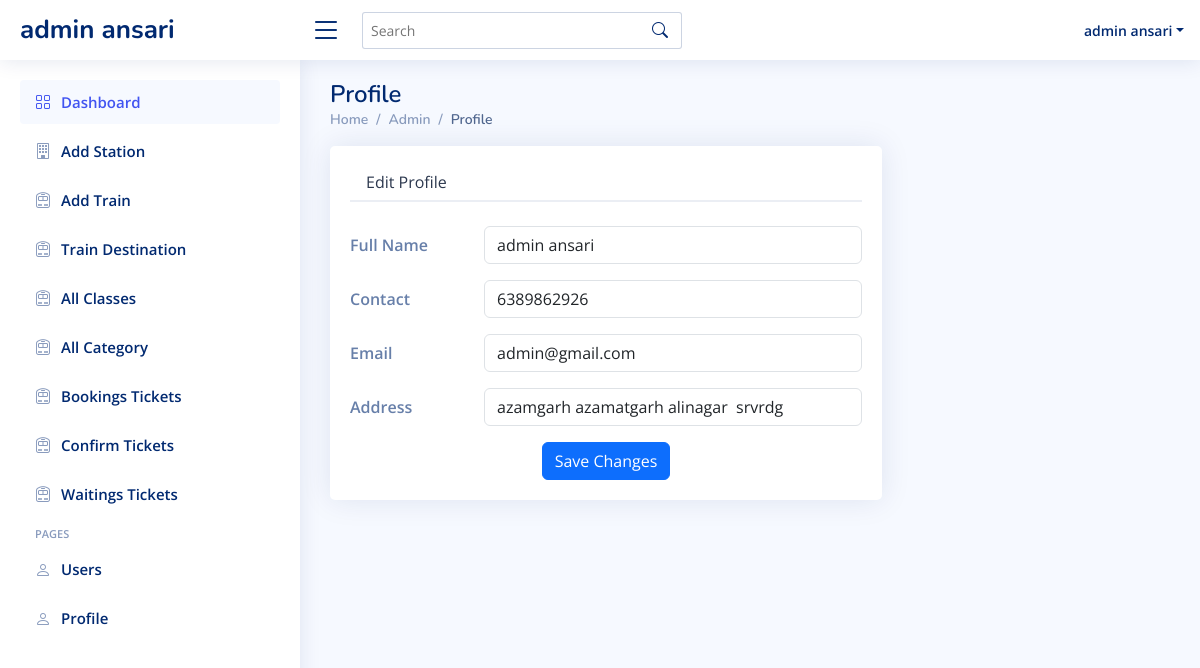
The page /admin/users-profile.php (signed in) on the database its author committed.
### tables this page shows
CREATE TABLE `users` (
  `id` int NOT NULL,
  `name` varchar(255) NOT NULL,
  `email` varchar(255) NOT NULL,
  `contact` varchar(255) NOT NULL,
  `address` varchar(255) NOT NULL,
  `gender` varchar(255) NOT NULL,
  `password` varchar(255) NOT NULL,
  `role` enum('admin','user') DEFAULT 'user',
  `created_at` timestamp NULL DEFAULT CURRENT_TIMESTAMP,
  `updated_at` timestamp NULL DEFAULT CURRENT_TIMESTAMP ON UPDATE CURRENT_TIMESTAMP
);

### admin/users-profile.php (the view, shortened to what this page needs)
<?php
include '../assets/inc/conn.php';
$user_id = $_SESSION['user_id'];
$sql = "SELECT * FROM users WHERE id = ?";
$stmt = $conn->prepare($sql);
$stmt->bind_param("i", $user_id);
$stmt->execute();
$result = $stmt->get_result();
$user = $result->fetch_assoc();
?>
<?php
    include 'assets/layout/header.php'
?>
<?php
    include 'assets/layout/sidebar.php'
?>
  <main id="main" class="main">
    <div class="pagetitle">
      <h1>Profile</h1>
      <nav>
        <ol class="breadcrumb">
          <li class="breadcrumb-item"><a href="index.php">Home</a></li>
          <li class="breadcrumb-item">Admin</li>
          <li class="breadcrumb-item active">Profile</li>
        </ol>
      </nav>
    </div>
    <section class="section profile">
      <div class="row">
        <div class="col-xl-8">
          <div class="card">
            <div class="card-body pt-3">
              <ul class="nav nav-tabs nav-tabs-bordered">
                <li class="nav-item">
                  <button class="nav-link" data-bs-toggle="tab" data-bs-target="#profile-edit">Edit Profile</button>
                </li>
              </ul>
              <div class="tab-content pt-2">
                <div class="tab-pane fade  show active profile-edit pt-3" id="profile-edit">
                  <form method="POST">
                    <div class="row mb-3">
                      <label for="fullName" class="col-md-4 col-lg-3 col-form-label">Full Name</label>
                      <div class="col-md-8 col-lg-9">
                        <input name="name" type="text" class="form-control" id="name" value="<?php echo htmlspecialchars($user['name']); ?>">
                      </div>
                    </div>
                    <div class="row mb-3">
                      <label for="company" class="col-md-4 col-lg-3 col-form-label">Contact</label>
                      <div class="col-md-8 col-lg-9">
                        <input name="number" type="text" class="form-control" id="number" value="<?php echo htmlspecialchars($user['contact']); ?>">
                      </div>
                    </div>
                    <div class="row mb-3">
                      <label for="Email" class="col-md-4 col-lg-3 col-form-label">Email</label>
                      <div class="col-md-8 col-lg-9">
                        <input name="email" type="email" class="form-control" id="Email" value="<?php echo htmlspecialchars($user['email']); ?>">
                      </div>
                    </div>
                    <div class="row mb-3">
                      <label for="Address" class="col-md-4 col-lg-3 col-form-label">Address</label>
                      <div class="col-md-8 col-lg-9">
                        <input name="address" type="text" class="form-control" id="Address" value="<?php echo htmlspecialchars($user['address']); ?>">
                      </div>
                    </div>
                    <div class="text-center">
                      <button type="submit" class="btn btn-primary">Save Changes</button>
                    </div>
                  </form>
                </div>
              </div>
            </div>
          </div>
        </div>
      </div>
    </section>
  </main>
</body>
</html>

### admin/assets/css/style.css (style rules this page uses)
:root { scroll-behavior: smooth; }
body { font-family: "Open Sans", sans-serif; background: #f6f9ff; color: #444444; }
a { color: #4154f1; text-decoration: none; }
h1, h2, h3, h4, h5, h6 { font-family: "Nunito", sans-serif; }
#main { margin-top: 60px; padding: 20px 30px; transition: all 0.3s; }
.pagetitle { margin-bottom: 10px; }
.pagetitle h1 { font-size: 24px; margin-bottom: 0; font-weight: 600; color: #012970; }
.card { margin-bottom: 30px; border: none; border-radius: 5px; box-shadow: 0px 0 30px rgba(1, 41, 112, 0.1); }
.card-body { padding: 0 20px 20px 20px; }
.breadcrumb { font-size: 14px; font-family: "Nunito", sans-serif; color: #899bbd; font-weight: 600; }
.breadcrumb a { color: #899bbd; transition: 0.3s; }
.breadcrumb .breadcrumb-item::before { color: #899bbd; }
.breadcrumb .active { color: #51678f; font-weight: 600; }
.nav-tabs-bordered { border-bottom: 2px solid #ebeef4; }
.nav-tabs-bordered .nav-link { margin-bottom: -2px; border: none; color: #2c384e; }
@media (min-width: 1200px) { #main, #footer { margin-left: 300px; } }
.profile .profile-edit label { font-weight: 600; color: rgba(1, 41, 112, 0.6); }

### rows shown on the page
users: name "admin ansari", number "6389862926", email "admin@gmail.com", address "azamgarh azamatgarh alinagar srvrdg"

### other values the page prints
$user_name "admin ansari"
